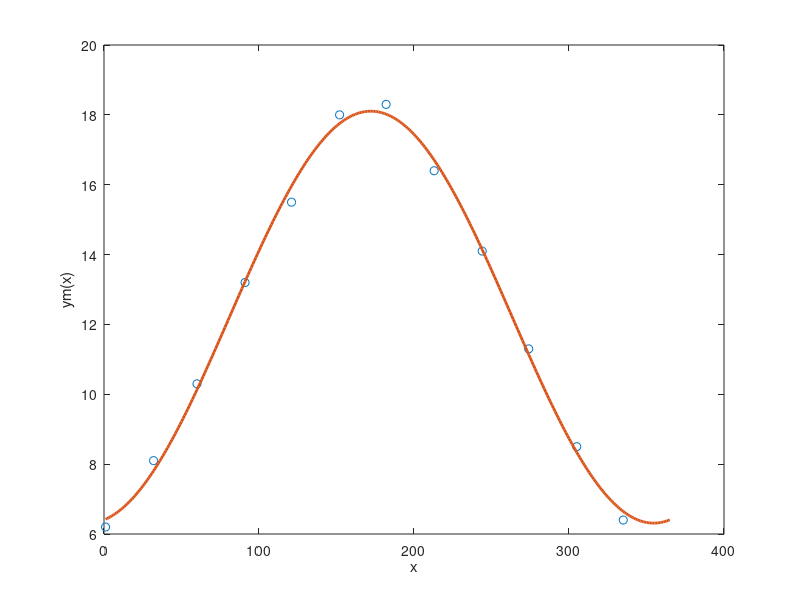

MATLAB code to generate this figure:
load dagdata.mat;
T = 365;
w = 2*pi/T;
A = [ones(size(dag)) cos(w * dag) sin(w * dag)];

% ger mkm losning ifall A ar overbestamd
c = A\timmar;

r = A*c - timmar; % berakna residualvektor
minstakvadratsumma = norm(r)^2; % felsumman i kvadrat

% bilda modellen
ym = @(t) c(1) + c(2) * cos(w*t) + c(3) * sin(w*t);

% berakna modellen i mellanliggande punkter
xv = [1:1:365];
yv = ym(xv);

plot(dag,timmar,'o',xv,yv,"LineWidth",2)
xlabel('x'); ylabel('ym(x)')